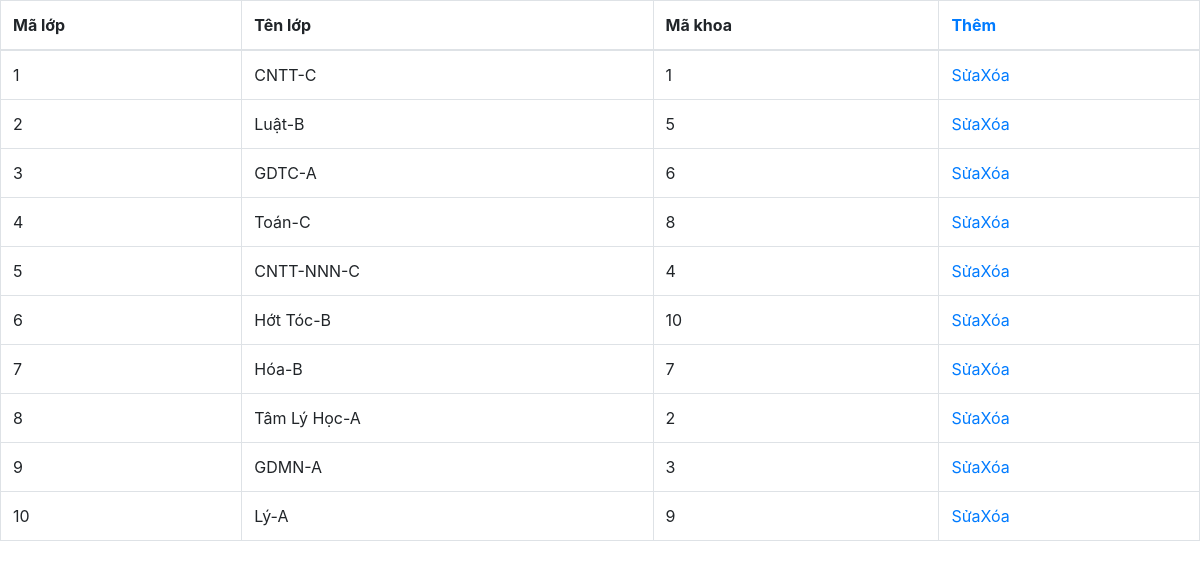
/ketquahoctap.php, run on the app's committed database.
### tables this page shows
CREATE TABLE `lop` (
  `MaLop` int(11) NOT NULL,
  `TenLop` varchar(200) NOT NULL,
  `MaKhoa` int(11) NOT NULL
);

### DataProvider.php (called while the page is built, shortened)
<?php
class DataProvider
{
	public static function ExecuteQuery($sql)
	{
        $host="localhost";
        $user="root";
        $password="";
		$database="qlsv";
		try{
			$connection = mysqli_connect($host,$user,$password,$database);
			mysqli_query($connection, "set names 'utf8'");
			$result = mysqli_query($connection, $sql);
			return $result;
		}catch(Exception $ex)
		{
            echo "lỗi";
			return null;
		}
	}
}
?>

### ketquahoctap.php (the view, shortened to what this page needs)
<?php include_once "DataProvider.php" ?>
<!DOCTYPE html>
<html lang="en">
<head>
    <link rel="stylesheet" href="https://maxcdn.bootstrapcdn.com/bootstrap/4.4.1/css/bootstrap.min.css">
    <link rel="stylesheet" type="text/css" href="//cdn.jsdelivr.net/npm/slick-carousel@1.8.1/slick/slick.css" />
    <link rel="stylesheet" type="text/css" href="//cdn.jsdelivr.net/npm/slick-carousel@1.8.1/slick/slick-theme.css" />
</head>
<body>
    <table class="table table-bordered">
        <?php $datalop=DataProvider::ExecuteQuery('SELECT * FROM lop');?>
        <th>Mã lớp</th>
        <th>Tên lớp</th>
        <th>Mã khoa</th>
        <th><a href="ThemLop.php">Thêm</a></th>
        <tbody>
            <?php
                while($datalop_row=mysqli_fetch_array($datalop)){
            ?>
            <tr>
                <td><?php echo $datalop_row['MaLop'] ?></td>
                <td><?php echo $datalop_row['TenLop'] ?></td>
                <td><?php echo $datalop_row['MaKhoa'] ?></td>
                <td><a href="SuaLop.php?MaLop=<?php echo $datalop_row['MaLop']?>">Sửa</a><a href="XoaLop.php?MaLop=">Xóa</a></td>
            </tr>
                    <?php
                }
                    ?>
        </tbody>
    </table>
</body>
</html>

### data on the page
lop: MaLop "1", TenLop "CNTT-C", MaKhoa "1"
lop: MaLop "2", TenLop "Luật-B", MaKhoa "5"
lop: MaLop "3", TenLop "GDTC-A", MaKhoa "6"
lop: MaLop "4", TenLop "Toán-C", MaKhoa "8"
lop: MaLop "5", TenLop "CNTT-NNN-C", MaKhoa "4"
lop: MaLop "6", TenLop "Hớt Tóc-B", MaKhoa "10"
lop: MaLop "7", TenLop "Hóa-B", MaKhoa "7"
lop: MaLop "8", TenLop "Tâm Lý Học-A", MaKhoa "2"
lop: MaLop "9", TenLop "GDMN-A", MaKhoa "3"
lop: MaLop "10", TenLop "Lý-A", MaKhoa "9"
